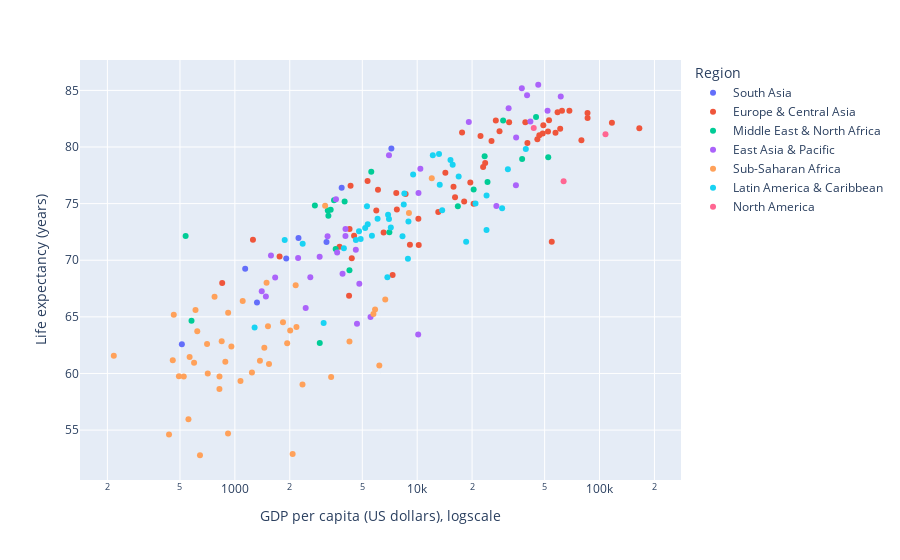

The notebook cell saved with this chart:
### Markdown cell above
* The same plot in Plotly is even easier and interactive. 
* Both Plotly and Seaborn automatically label axes with column names, such as `GDP2020`.
* Here we override such automated labels with longer ones using a dictionary `fig_labels`.

### Code cell
# we want to use index (country name) in the figure for tooltip info
# therefore we create a temporary table with column Country instead of index
temp_table = countries.reset_index()
# how to rename automated axis labels
fig_labels = {'GDP2020':'GDP per capita (US dollars), logscale',
             'Expectancy2020':'Life expectancy (years)'}
# create Plotly plot, add countyr name to tooltip data 
fig = px.scatter(data_frame=temp_table, 
                 x="GDP2020", y="Expectancy2020", color="Region", 
                 hover_data=['Country'], log_x=True,
                 labels = fig_labels)
fig.show()

### Figure 1 — Plotly figure (JSON) as saved in the notebook; plotly's stock layout.template omitted (floating-point values rounded to 4 significant figures)
{"data": [{"customdata": [["Afghanistan"], ["Bangladesh"], ["Bhutan"], ["India"], ["Maldives"], ["Nepal"], ["Pakistan"], ["Sri Lanka"]], "hovertemplate": "Region=South Asia<br>GDP per capita (US dollars), logscale=%{x}<br>Life expectancy (years)=%{y}<br>Country=%{customdata[0]}<extra></extra>", "legendgroup": "South Asia", "marker": {"color": "#636efa", "symbol": "circle"}, "mode": "markers", "name": "South Asia", "orientation": "v", "showlegend": true, "type": "scatter", "x": [512.1, 2233.0, 3181.0, 1913.0, 7217.0, 1139.0, 1322.0, 3852.0], "xaxis": "x", "y": [62.58, 71.97, 71.61, 70.15, 79.88, 69.25, 66.27, 76.39], "yaxis": "y"}, {"customdata": [["Albania"], ["Andorra"], ["Armenia"], ["Austria"], ["Azerbaijan"], ["Belarus"], ["Belgium"], ["Bosnia and Herzegovina"], ["Bulgaria"], ["Channel Islands"], ["Croatia"], ["Cyprus"], ["Czechia"], ["Denmark"], ["Estonia"], ["Faroe Islands"], ["Finland"], ["France"], ["Georgia"], ["Germany"], ["Gibraltar"], ["Greece"], ["Greenland"], ["Hungary"], ["Iceland"], ["Ireland"], ["Isle of Man"], ["Italy"], ["Kazakhstan"], ["Kosovo"], ["Kyrgyz Republic"], ["Latvia"], ["Liechtenstein"], ["Lithuania"], ["Luxembourg"], ["Moldova"], ["Monaco"], ["Montenegro"], ["Netherlands"], ["North Macedonia"], ["Norway"], ["Poland"], ["Portugal"], ["Romania"], ["Russia"], ["San Marino"], ["Serbia"], ["Slovak Republic"], ["Slovenia"], ["Spain"], ["Sweden"], ["Switzerland"], ["Tajikistan"], ["Türkiye"], ["Turkmenistan"], ["Ukraine"], ["United Kingdom"], ["Uzbekistan"]], "hovertemplate": "Region=Europe & Central Asia<br>GDP per capita (US dollars), logscale=%{x}<br>Life expectancy (years)=%{y}<br>Country=%{customdata[0]}<extra></extra>", "legendgroup": "Europe & Central Asia", "marker": {"color": "#EF553B", "symbol": "circle"}, "mode": "markers", "name": "Europe & Central Asia", "orientation": "v", "showlegend": true, "type": "scatter", "x": [5343.0, 37210.0, 4506.0, 48790.0, 4230.0, 6543.0, 45610.0, 6095.0, 10150.0, 57340.0, 14270.0, 28280.0, 22990.0, 60840.0, 23600.0, 62230.0, 49170.0, 39180.0, 4256.0, 46750.0, null, 17620.0, 54690.0, 16130.0, 58850.0, 85970.0, 79530.0, 31920.0, 9122.0, 4311.0, 1257.0, 18100.0, 165300.0, 20380.0, 116900.0, 4376.0, 182500.0, 7677.0, 52160.0, 5965.0, 68340.0, 15820.0, 22240.0, 13050.0, 10190.0, 45320.0, 7734.0, 19550.0, 25560.0, 26980.0, 52840.0, 85900.0, 852.3, 8639.0, 7330.0, 3752.0, 40220.0, 1759.0], "xaxis": "x", "y": [76.99, null, 72.17, 81.19, 66.87, 72.46, 80.7, 76.22, 73.66, 81.26, 77.72, 81.39, 78.23, 81.6, 78.6, 83.2, 81.93, 82.18, 72.77, 81.04, 82.2, 81.29, 71.64, 75.57, 83.06, 82.56, 80.59, 82.2, 71.37, 76.57, 71.8, 75.19, 81.66, 74.98, 82.14, 70.17, null, 75.93, 81.36, 74.4, 83.21, 76.5, 80.98, 74.25, 71.34, null, 74.48, 76.87, 80.53, 82.33, 82.36, 83, 67.99, 75.85, 68.69, 71.19, 80.35, 70.33], "yaxis": "y"}, {"customdata": [["Algeria"], ["Bahrain"], ["Djibouti"], ["Egypt"], ["Iran"], ["Iraq"], ["Israel"], ["Jordan"], ["Kuwait"], ["Lebanon"], ["Libya"], ["Malta"], ["Morocco"], ["Oman"], ["Qatar"], ["Saudi Arabia"], ["Syrian Arab Republic"], ["Tunisia"], ["United Arab Emirates"], ["West Bank and Gaza"], ["Yemen"]], "hovertemplate": "Region=Middle East & North Africa<br>GDP per capita (US dollars), logscale=%{x}<br>Life expectancy (years)=%{y}<br>Country=%{customdata[0]}<extra></extra>", "legendgroup": "Middle East & North Africa", "marker": {"color": "#00cc96", "symbol": "circle"}, "mode": "markers", "name": "Middle East & North Africa", "orientation": "v", "showlegend": true, "type": "scatter", "x": [3354.0, 23430.0, 2922.0, 3572.0, 2746.0, 4251.0, 44850.0, 3999.0, 24300.0, 5600.0, 7035.0, 29600.0, 3258.0, 16710.0, 52320.0, 20400.0, 537.1, 3498.0, 37630.0, 3234.0, 578.5], "xaxis": "x", "y": [74.45, 79.17, 62.69, 70.99, 74.83, 69.12, 82.65, 75.18, 76.92, 77.8, 72.47, 82.35, 73.92, 74.76, 79.1, 76.24, 72.14, 75.29, 78.95, 74.4, 64.65], "yaxis": "y"}, {"customdata": [["American Samoa"], ["Australia"], ["Brunei"], ["Cambodia"], ["China"], ["Fiji"], ["French Polynesia"], ["Guam"], ["Hong Kong SAR, China"], ["Indonesia"], ["Japan"], ["Kiribati"], ["Dem. People's Rep. Korea"], ["Korea"], ["Lao PDR"], ["Macao SAR, China"], ["Malaysia"], ["Marshall Islands"], ["Micronesia"], ["Mongolia"], ["Myanmar"], ["Nauru"], ["New Caledonia"], ["New Zealand"], ["Northern Mariana Islands"], ["Palau"], ["Papua New Guinea"], ["Philippines"], ["Samoa"], ["Singapore"], ["Solomon Islands"], ["Thailand"], ["Timor-Leste"], ["Tonga"], ["Tuvalu"], ["Vanuatu"], ["Viet Nam"]], "hovertemplate": "Region=East Asia & Pacific<br>GDP per capita (US dollars), logscale=%{x}<br>Life expectancy (years)=%{y}<br>Country=%{customdata[0]}<extra></extra>", "legendgroup": "East Asia & Pacific", "marker": {"color": "#ab63fa", "symbol": "circle"}, "mode": "markers", "name": "East Asia & Pacific", "orientation": "v", "showlegend": true, "type": "scatter", "x": [15610.0, 51870.0, 27180.0, 1578.0, 10410.0, 4816.0, 19190.0, 34780.0, 46110.0, 3896.0, 40040.0, 1404.0, null, 31720.0, 2593.0, 37470.0, 10160.0, 5546.0, 3639.0, 4041.0, 1480.0, 10120.0, 34880.0, 41760.0, 17300.0, 14350.0, 2446.0, 3224.0, 4043.0, 61270.0, 2222.0, 7002.0, 1664.0, 4606.0, 4675.0, 2918.0, 3586.0], "xaxis": "x", "y": [null, 83.2, 74.8, 70.42, 78.08, 67.92, 82.22, 76.61, 85.5, 68.81, 84.56, 67.27, 73.27, 83.43, 68.5, 85.18, 75.94, 64.98, 70.67, 72.14, 66.8, 63.44, 80.83, 82.26, null, null, 65.79, 72.12, 72.77, 84.47, 70.2, 79.27, 68.47, 70.93, 64.38, 70.3, 75.38], "yaxis": "y"}, {"customdata": [["Angola"], ["Benin"], ["Botswana"], ["Burkina Faso"], ["Burundi"], ["Cabo Verde"], ["Cameroon"], ["Central African Republic"], ["Chad"], ["Comoros"], ["Dem. Rep. Congo"], ["Congo"], ["Côte d'Ivoire"], ["Equatorial Guinea"], ["Eritrea"], ["Eswatini"], ["Ethiopia"], ["Gabon"], ["The Gambia"], ["Ghana"], ["Guinea"], ["Guinea-Bissau"], ["Kenya"], ["Lesotho"], ["Liberia"], ["Madagascar"], ["Malawi"], ["Mali"], ["Mauritania"], ["Mauritius"], ["Mozambique"], ["Namibia"], ["Niger"], ["Nigeria"], ["Rwanda"], ["São Tomé and Principe"], ["Senegal"], ["Seychelles"], ["Sierra Leone"], ["Somalia"], ["South Africa"], ["South Sudan"], ["Sudan"], ["Tanzania"], ["Togo"], ["Uganda"], ["Zambia"], ["Zimbabwe"]], "hovertemplate": "Region=Sub-Saharan Africa<br>GDP per capita (US dollars), logscale=%{x}<br>Life expectancy (years)=%{y}<br>Country=%{customdata[0]}<extra></extra>", "legendgroup": "Sub-Saharan Africa", "marker": {"color": "#FFA15A", "symbol": "circle"}, "mode": "markers", "name": "Sub-Saharan Africa", "orientation": "v", "showlegend": true, "type": "scatter", "x": [1451.0, 1241.0, 5875.0, 823.6, 216.8, 3126.0, 1539.0, 435.5, 643.8, 1520.0, 524.7, 2011.0, 2349.0, 6199.0, null, 3373.0, 918.7, 6680.0, 704.0, 2177.0, 1074.0, 710.3, 1936.0, 917.4, 597.5, 462.4, 622.2, 822.9, 1836.0, 9011.0, 456.6, 4252.0, 564.8, 2075.0, 773.8, 2155.0, 1492.0, 12020.0, 493.4, 556.6, 5753.0, null, 608.3, 1104.0, 886.7, 846.9, 956.8, 1373.0], "xaxis": "x", "y": [62.26, 60.09, 65.65, 59.73, 61.57, 74.81, 60.83, 54.6, 52.78, 64.17, 59.74, 63.78, 59.03, 60.71, 67.13, 59.69, 65.37, 66.53, 62.61, 64.11, 59.33, 60.0, 62.67, 54.69, 60.95, 65.18, 63.72, 58.63, 64.53, 74.18, 61.17, 62.83, 61.45, 52.89, 66.77, 67.78, 68.01, 77.24, 59.76, 55.97, 65.25, 55.48, 65.61, 66.41, 61.03, 62.85, 62.38, 61.12], "yaxis": "y"}, {"customdata": [["Antigua and Barbuda"], ["Argentina"], ["Aruba"], ["The Bahamas"], ["Barbados"], ["Belize"], ["Bolivia"], ["Brazil"], ["British Virgin Islands"], ["Cayman Islands"], ["Chile"], ["Colombia"], ["Costa Rica"], ["Cuba"], ["Curaçao"], ["Dominica"], ["Dominican Republic"], ["Ecuador"], ["El Salvador"], ["Grenada"], ["Guatemala"], ["Guyana"], ["Haiti"], ["Honduras"], ["Jamaica"], ["Mexico"], ["Nicaragua"], ["Panama"], ["Paraguay"], ["Peru"], ["Puerto Rico"], ["Sint Maarten (Dutch part)"], ["St. Kitts and Nevis"], ["St. Lucia"], ["St. Martin (French part)"], ["St. Vincent and the Grenadines"], ["Suriname"], ["Trinidad and Tobago"], ["Turks and Caicos Islands"], ["Uruguay"], ["Venezuela"], ["Virgin Islands"]], "hovertemplate": "Region=Latin America & Caribbean<br>GDP per capita (US dollars), logscale=%{x}<br>Life expectancy (years)=%{y}<br>Country=%{customdata[0]}<extra></extra>", "legendgroup": "Latin America & Caribbean", "marker": {"color": "#19d3f3", "symbol": "circle"}, "mode": "markers", "name": "Latin America & Caribbean", "orientation": "v", "showlegend": true, "type": "scatter", "x": [15220.0, 8501.0, 24010.0, 24000.0, 16880.0, 5185.0, 3069.0, 6924.0, null, 83900.0, 13170.0, 5304.0, 12180.0, 9500.0, 16360.0, 7003.0, 7168.0, 5645.0, 3962.0, 8438.0, 4610.0, 6863.0, 1283.0, 2354.0, 4897.0, 8895.0, 1877.0, 13290.0, 5353.0, 6064.0, 31430.0, 29220.0, 18550.0, 8952.0, null, 8306.0, 4797.0, 13710.0, 20880.0, 15650.0, null, 39410.0], "xaxis": "x", "y": [78.84, 75.89, 75.72, 72.68, 77.39, 72.85, 64.47, 74.01, 75.85, null, 79.38, 74.77, 79.28, 77.57, null, 73.65, 72.89, 72.15, 71.06, 74.92, 71.8, 68.49, 64.05, 71.46, 71.87, 70.13, 71.8, 76.66, 73.18, 73.67, 78.04, 74.58, 71.63, 73.42, 80.15, 72.13, 72.56, 74.41, 75.0, 78.43, 71.09, 79.82], "yaxis": "y"}, {"customdata": [["Bermuda"], ["Canada"], ["United States"]], "hovertemplate": "Region=North America<br>GDP per capita (US dollars), logscale=%{x}<br>Life expectancy (years)=%{y}<br>Country=%{customdata[0]}<extra></extra>", "legendgroup": "North America", "marker": {"color": "#FF6692", "symbol": "circle"}, "mode": "markers", "name": "North America", "orientation": "v", "showlegend": true, "type": "scatter", "x": [107800.0, 43560.0, 63530.0], "xaxis": "x", "y": [81.14, 81.67, 76.98], "yaxis": "y"}], "layout": {"legend": {"title": {"text": "Region"}, "tracegroupgap": 0}, "margin": {"t": 60}, "xaxis": {"anchor": "y", "domain": [0, 1], "title": {"text": "GDP per capita (US dollars), logscale"}, "type": "log"}, "yaxis": {"anchor": "x", "domain": [0, 1], "title": {"text": "Life expectancy (years)"}}}}
